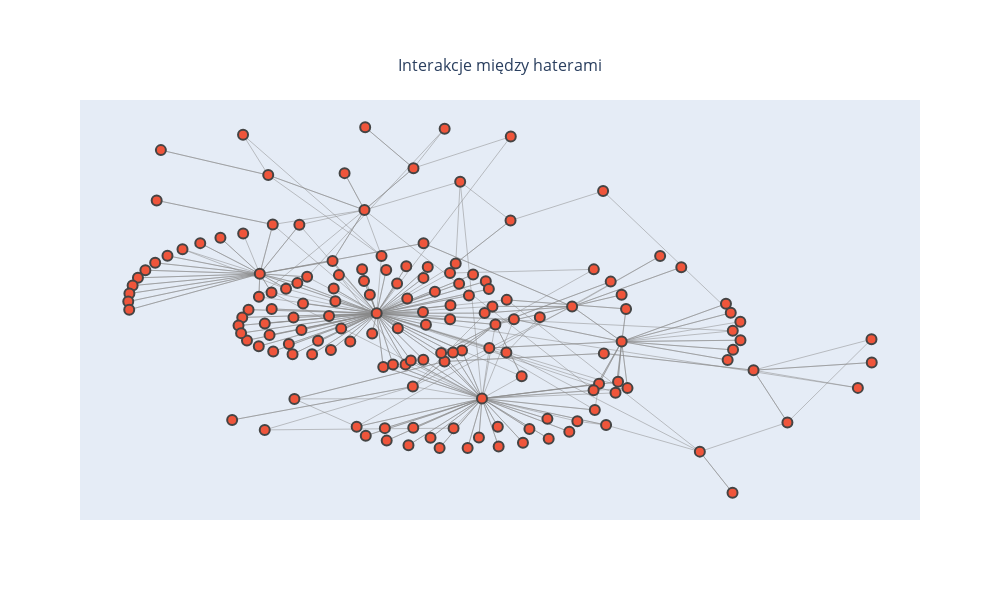

Notebook cell for this chart:
### Code cell
nx_to_plotly_haters(graph_haters)

### Figure 1 — Plotly figure (JSON) as saved in the notebook; plotly's stock layout.template omitted (floating-point values rounded to 4 significant figures; data arrays with more than 128 entries replaced by an {"elided": "..."} marker saying what was removed)
{"data": [{"hoverinfo": "none", "line": {"color": "#888", "width": 0.5}, "mode": "lines", "showlegend": false, "type": "scatter", "x": {"elided": "384 float values"}, "y": {"elided": "384 float values"}}, {"hoverinfo": "text", "marker": {"line": {"width": 2}, "size": 10}, "mode": "markers", "text": {"elided": "156 str values"}, "type": "scatter", "x": {"elided": "156 float values"}, "y": {"elided": "156 float values"}}], "layout": {"height": 600, "hovermode": "closest", "showlegend": false, "title": {"font": {"size": 16}, "text": "Interakcje między haterami", "x": 0.5, "xanchor": "center", "y": 0.9, "yanchor": "top"}, "width": 1000, "xaxis": {"autorange": true, "range": [-0.6759, 0.9525], "showgrid": false, "showticklabels": false, "type": "linear", "zeroline": false}, "yaxis": {"autorange": true, "range": [-1.015, 1.14], "showgrid": false, "showticklabels": false, "type": "linear", "zeroline": false}}}
